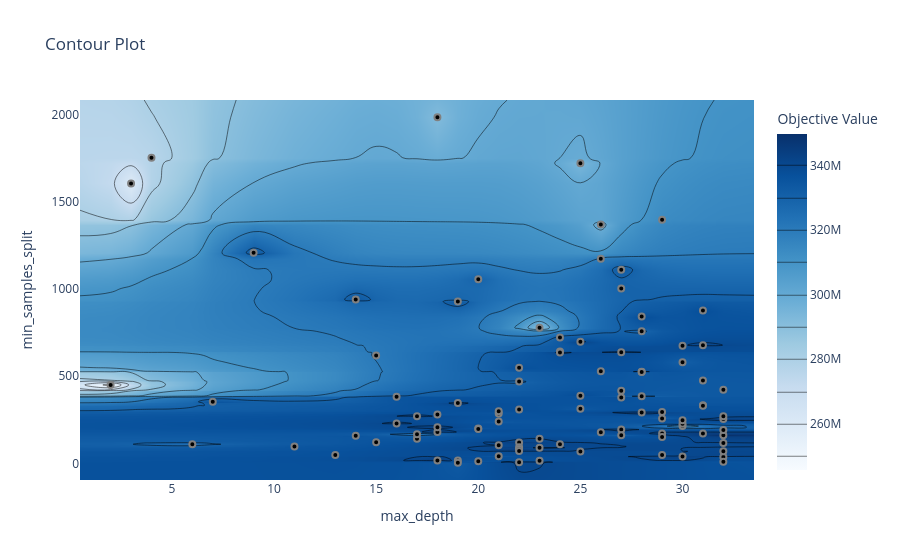

The code cell stored with this chart in its notebook:
### Code cell
plot_contour(study, params=["max_depth", "min_samples_split"])

### Figure 1 — Plotly figure (JSON) as saved in the notebook; plotly's stock layout.template omitted (floating-point values rounded to 4 significant figures; data arrays with more than 128 entries replaced by an {"elided": "..."} marker saying what was removed)
{"data": [{"colorbar": {"title": {"text": "Objective Value"}}, "colorscale": [[0, "rgb(247,251,255)"], [0.125, "rgb(222,235,247)"], [0.25, "rgb(198,219,239)"], [0.375, "rgb(158,202,225)"], [0.5, "rgb(107,174,214)"], [0.625, "rgb(66,146,198)"], [0.75, "rgb(33,113,181)"], [0.875, "rgb(8,81,156)"], [1, "rgb(8,48,107)"]], "connectgaps": true, "contours": {"coloring": "heatmap"}, "hoverinfo": "none", "line": {"smoothing": 1.3}, "reversescale": false, "type": "contour", "x": [0.5, 2, 3, 4, 6, 7, 9, 11, 13, 14, 15, 16, 17, 18, 19, 20, 21, 22, 23, 24, 25, 26, 27, 28, 29, 30, 31, 32, 33.5], "y": [-95, 4, 7, 9, 12, 16, 17, 37, 39, 41, 49, 69, 70, 71, 83, 90, 92, 97, 104, 110, 117, 120, 122, 142, 152, 159, 161, 167, 172, 179, 180, 192, 194, 198, 200, 207, 214, 227, 229, 240, 247, 254, 258, 270, 271, 281, 286, 292, 295, 299, 309, 313, 331, 333, 346, 353, 378, 382, 385, 388, 416, 422, 450, 469, 476, 524, 526, 529, 549, 580, 619, 636, 637, 641, 674, 678, 698, 722, 757, 778, 842, 876, 928, 939, 1003, 1055, 1110, 1173, 1207, 1369, 1396, 1605, 1721, 1752, 1984, 2083], "z": {"elided": "96x29 float values"}}, {"marker": {"color": "black", "line": {"color": "Gray", "width": 2}}, "mode": "markers", "name": "Feasible Trial", "showlegend": false, "type": "scatter", "x": [25, 9, 21, 3, 4, 15, 20, 26, 25, 14, 32, 32, 32, 28, 26, 23, 28, 29, 18, 29, 29, 24, 28, 22, 18, 27, 27, 29, 30, 24, 19, 27, 27, 25, 31, 32, 30, 7, 22, 15, 22, 21, 23, 16, 21, 11, 25, 31, 20, 26, 2, 27, 23, 30, 24, 28, 31, 26, 22, 28, 25, 28, 31, 31, 30, 27, 32, 32, 32, 32, 29, 29, 30, 17, 31, 27, 20, 22, 22, 18, 13, 19, 23, 17, 20, 19, 6, 22, 32, 21, 14, 24, 22, 18, 18, 17, 16, 21, 19, 30], "y": [698, 1207, 41, 1605, 1752, 619, 1055, 1173, 1721, 939, 37, 9, 422, 526, 529, 778, 292, 295, 281, 1396, 258, 722, 842, 469, 1984, 637, 378, 172, 580, 641, 928, 194, 161, 388, 172, 117, 214, 353, 120, 122, 92, 104, 16, 229, 286, 97, 313, 476, 12, 179, 450, 1110, 90, 227, 636, 385, 333, 1369, 549, 757, 69, 524, 678, 876, 674, 1003, 161, 254, 192, 270, 152, 49, 247, 142, 331, 416, 200, 83, 7, 17, 49, 17, 142, 271, 198, 4, 110, 309, 70, 240, 159, 110, 71, 180, 207, 167, 382, 299, 346, 39]}, {"marker": {"color": "#cccccc", "line": {"color": "Gray", "width": 2}}, "mode": "markers", "name": "Infeasible Trial", "showlegend": false, "type": "scatter", "x": [], "y": []}], "layout": {"title": {"text": "Contour Plot"}, "xaxis": {"range": [0.5, 33.5], "title": {"text": "max_depth"}}, "yaxis": {"range": [-95, 2083], "title": {"text": "min_samples_split"}}}}
